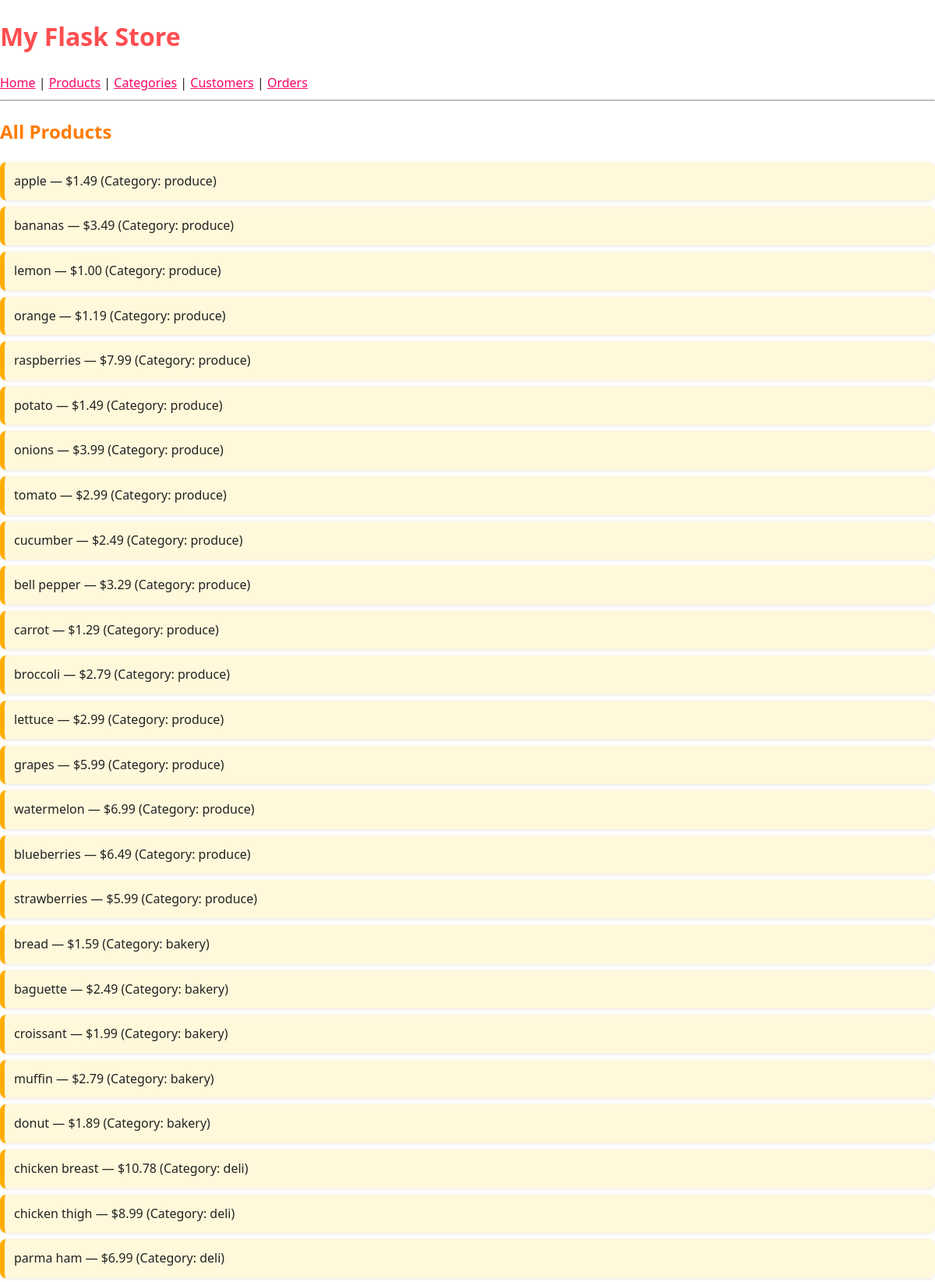
Page /products (upper part) on the committed database.
### models.py (models this page shows)
class Product(db.Model):
    __tablename__ = "products"
    id = db.mapped_column(db.Integer, primary_key=True)
    product_name = db.mapped_column(db.String, nullable=False)
    price = db.mapped_column(db.DECIMAL(10, 2), nullable=False)
    inventory = db.mapped_column(db.Integer, nullable=False, default=0)
    category_id = db.mapped_column(db.Integer, db.ForeignKey("categories.id"))
    category = db.relationship("Category", back_populates="products")
    items = db.relationship("ProductOrder", back_populates="product")

class Category(db.Model):
    __tablename__ = "categories"
    id = db.mapped_column(db.Integer, primary_key=True)
    category_name = db.mapped_column(db.String, nullable=False)
    products = db.relationship("Product", back_populates="category")

### app.py (the view)
@app.route("/products")
def products():
    stmt = db.select(Product)
    products = db.session.execute(stmt).scalars()
    return render_template("products.html", products=products)

### templates/products.html
{% extends "base.html" %}
{% block content %}
<h2>All Products</h2>
<ul>
    {% for product in products %}
        <li>
            {{ product.product_name }} — ${{ product.price }}
            (Category: {{ product.category.category_name }})
        </li>
    {% endfor %}
</ul>
{% endblock %}

### static/style.css (style rules this page uses)
body { margin: 0; padding: 0; font-family: "Segoe UI", Arial, sans-serif; background: #ffffff; color: #222; line-height: 1.6; }
h2 { color: #ff7b00; }
ul { list-style: none; padding: 0; }
ul li { background: #fff8db; padding: 12px; margin-bottom: 8px; border-radius: 8px; border-left: 6px solid #ffae00; box-shadow: 0 1px 4px rgba(0,0,0,0.1); }

### rows in the picture
Product: product_name "apple", price "1.49", category.category_name "produce"
Product: product_name "bananas", price "3.49", category.category_name "produce"
Product: product_name "lemon", price "1.00", category.category_name "produce"
Product: product_name "orange", price "1.19", category.category_name "produce"
Product: product_name "raspberries", price "7.99", category.category_name "produce"
Product: product_name "potato", price "1.49", category.category_name "produce"
Product: product_name "onions", price "3.99", category.category_name "produce"
Product: product_name "tomato", price "2.99", category.category_name "produce"
Product: product_name "cucumber", price "2.49", category.category_name "produce"
Product: product_name "bell pepper", price "3.29", category.category_name "produce"
Product: product_name "carrot", price "1.29", category.category_name "produce"
Product: product_name "broccoli", price "2.79", category.category_name "produce"
Product: product_name "lettuce", price "2.99", category.category_name "produce"
Product: product_name "grapes", price "5.99", category.category_name "produce"
Product: product_name "watermelon", price "6.99", category.category_name "produce"
Product: product_name "blueberries", price "6.49", category.category_name "produce"
Product: product_name "strawberries", price "5.99", category.category_name "produce"
Product: product_name "bread", price "1.59", category.category_name "bakery"
Product: product_name "baguette", price "2.49", category.category_name "bakery"
Product: product_name "croissant", price "1.99", category.category_name "bakery"
Product: product_name "muffin", price "2.79", category.category_name "bakery"
Product: product_name "donut", price "1.89", category.category_name "bakery"
Product: product_name "chicken breast", price "10.78", category.category_name "deli"
Product: product_name "chicken thigh", price "8.99", category.category_name "deli"
Product: product_name "parma ham", price "6.99", category.category_name "deli"
